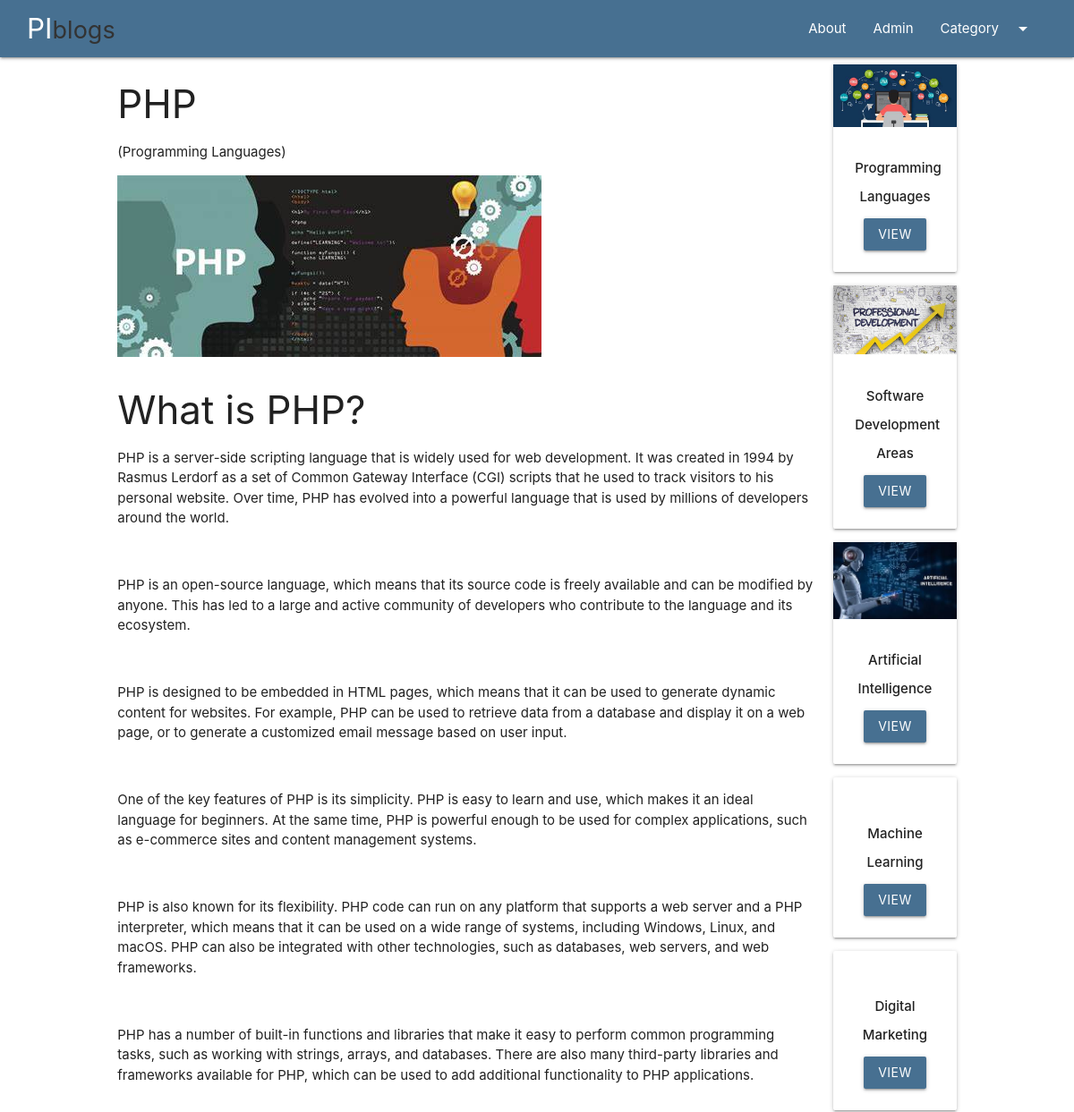
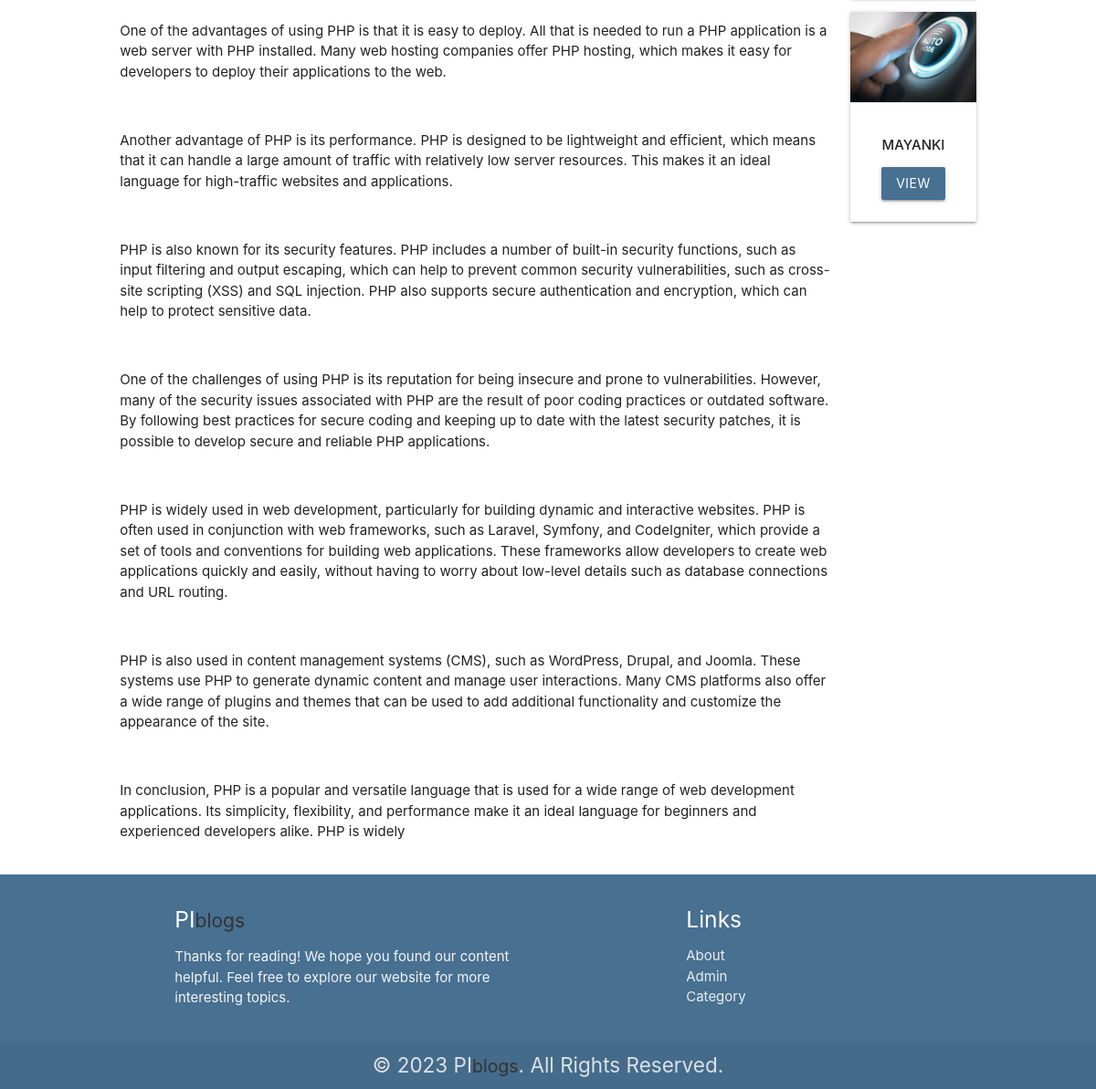
The page /blog/php on the database its author committed (2 pictures, top to bottom).
### blog/models.py (models this page shows, shortened)
class Post(models.Model):
    post_id=models.AutoField(primary_key=True)
    title=models.CharField(max_length=200)
    content=models.TextField()
    url=models.CharField(max_length=100)
    cat=models.ForeignKey(Category,on_delete=models.CASCADE)
    image=models.ImageField(upload_to='post/')

class Category(models.Model):
    cat_id=models.AutoField(primary_key=True)
    title=models.CharField(max_length=100)
    description=models.TextField()
    url=models.CharField(max_length=100)
    image=models.ImageField(upload_to='categiry/')
    add_date=models.DateTimeField(auto_now_add=True, null=True)

### blog/views.py (the view)
# urls.py: path('blog/<slug:url>',post),
def post(request,url):
    post=Post.objects.get(url=url)
    cats = Category.objects.all()
    return render(request,'posts.html', {'post':post, 'cats' : cats})

### template/posts.html (shortened to what this page needs)
{%extends 'base.html'%}
{%block content%}
<div class="container-custom">
    <div class="row">
        <div class="col s12 m10">
            <h3>{{post.title}}</h3>
            <p>({{post.cat.title}})</p>
            <img src="/media/{{post.image}}" class="responsive-image" alt="">
            <br>
            <p>
                {{post.content|safe}}
            </p>
        </div>
        <div class="col s12 m2">
            {% for cat in cats %}
        <div class="card">
            <div class="img-container">
                <img src="/media/{{cat.image}}" class="responsive-img" alt="" >
            </div>
            <div class="card-content" >
                <div class="card-title center-align" style="font-size: 1rem;">
                    <strong>{{cat.title}}</strong>
                </div>
                <div class="card-btn center-align">
                    <a href="/category/{{cat.url}}" class="btn bg-primary">View</a>
                </div>
            </div>
        </div>
        {%endfor%}
        </div>
    </div>
</div>
{%endblock%}

### blog/static/css/style.css (style rules this page uses)
.bg-primary { background: #477091; }
.container-custom { width: 80%; margin: auto; }

### rows shown on the page
Post: title "PHP", cat "Programming Languages", image (picture), content "What is PHP? PHP is a server-side scripting language that is widely used for web development. It was created in 1994 by Rasmus Lerdorf as a set of Common Gateway Interface (CGI) scripts that he used to track visitors to his personal website. Over time, PHP has evolved into a powerful language that is used by millions of developers around the world. PHP is an open-source language, which means that its source code is freely available and can be modified by anyone. This has led to a large and active community of developers who contribute to the language and its ecosystem. PHP is designed to be embedded in HTML pages, which means that it can be used to generate dynamic content for websites. For…"
Category: image (picture), title "Programming Languages"
Category: image (picture), title "Software Development Areas"
Category: image (picture), title "Artificial Intelligence"
Category: title "Machine Learning"
Category: title "Digital Marketing"
Category: image (picture), title "MAYANKI"
